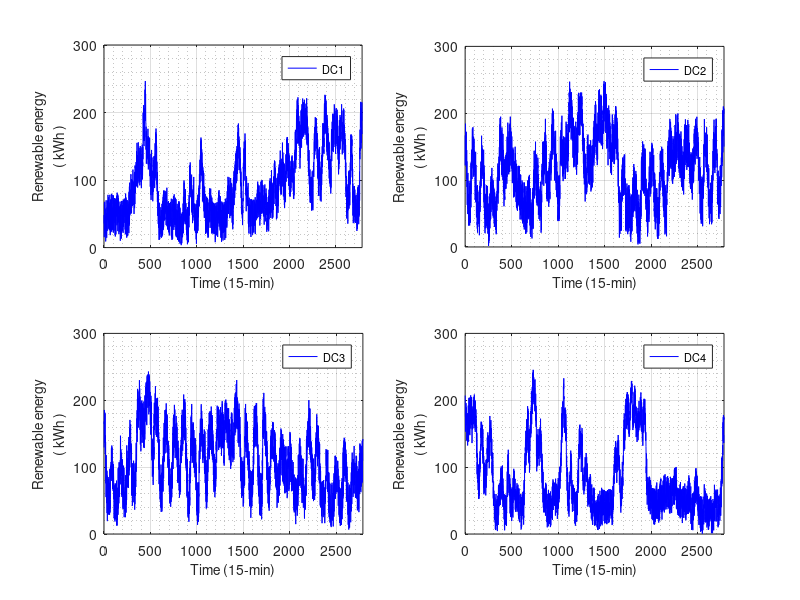

This figure's MATLAB source:
clear,clc
load ./data/data_r rmax
rmax=rmax';
figure(3)
for d=1:4
    subplot(2,2,d)
    plot(rmax(:,d),'color','b')
    axis([0 inf 0 300])
    grid on
    grid minor
    xlabel('Time (15-min)','FontSize',10)
    ylabel({'Renewable energy';'( kWh )'},'FontSize',10)
    set(gca,'xtick',[0:500:3000])
    set(gca,'ytick',[0:100:300])
    set(gcf,'position',[100 300 600 400])
    legend({['DC',num2str(d)]},'FontSize',8)
end
